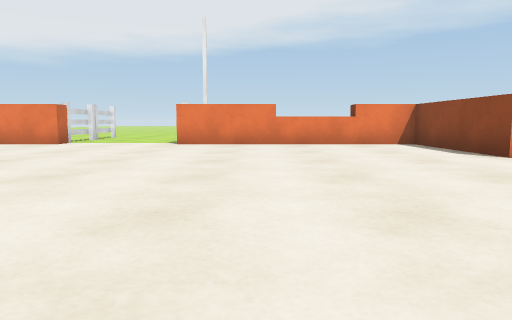
[1] (above)

24 first-person views from a walk through a 3-D level made in the Unity game engine. The camera is 0.57 m above the floor, tilts 6° down and sees 70° across. The floor is counted in squares, 1 m on a side. Each view is taken from the middle of a square. On the plan, view 1 faces up. The plan holds only what a view shows up to about 10 squares ahead; the rest is blank. The place goes on beyond the plan. The player is left out. Some animated figures are not drawn. Surface patterns are stand-ins for the level's own textures.

[2]
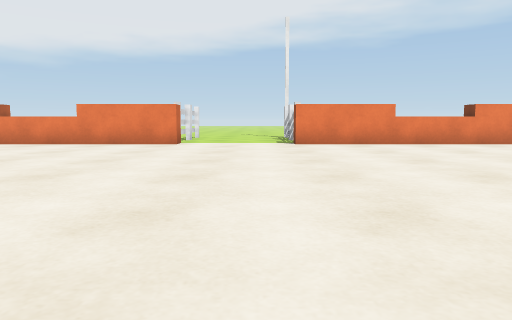

[3]
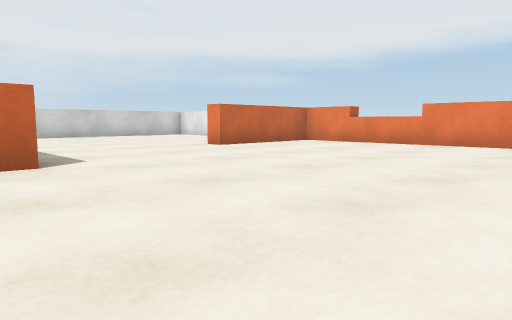

[4]
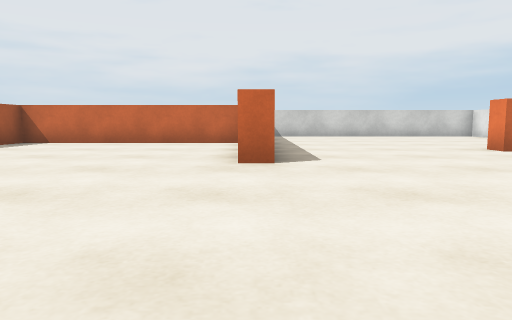

[5]
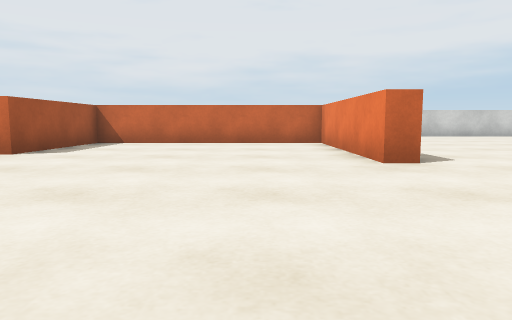

[6]
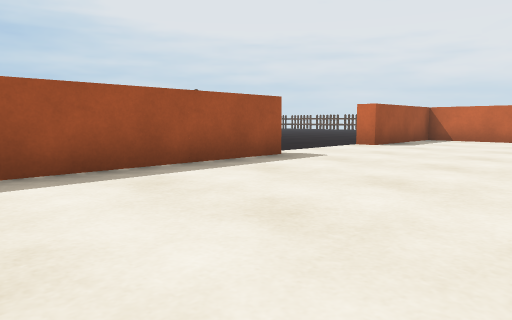

[7]
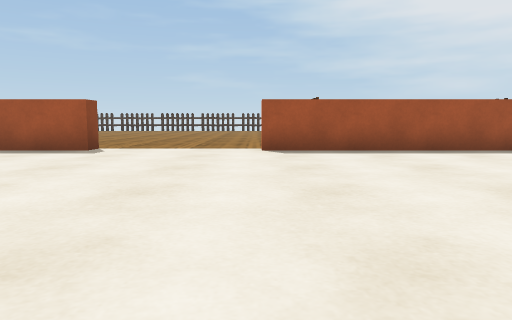

[8]
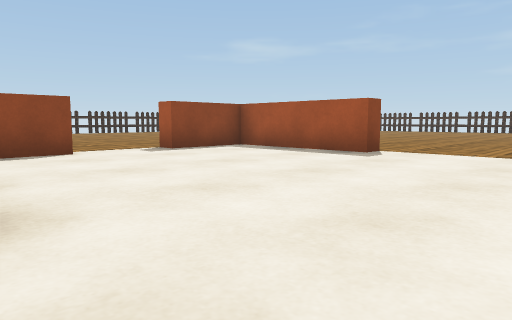

[9]
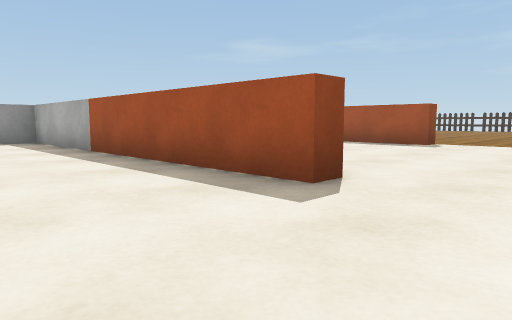

[10]
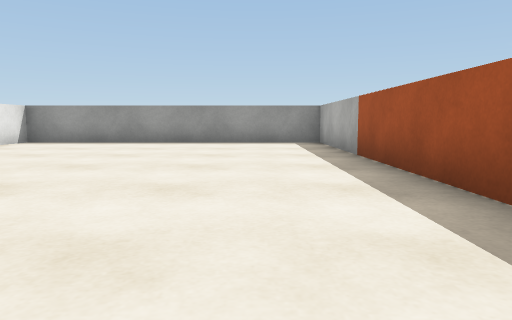

[11]
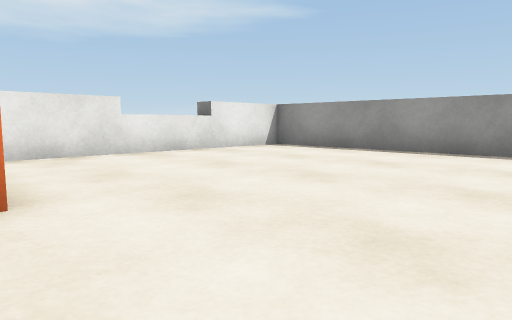

[12]
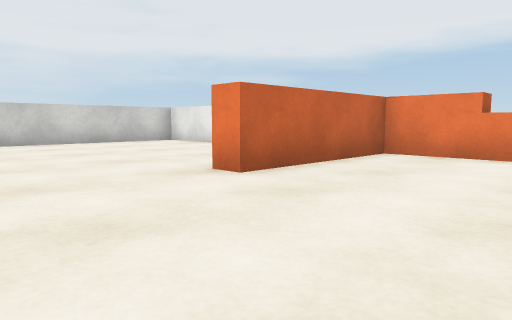

[13]
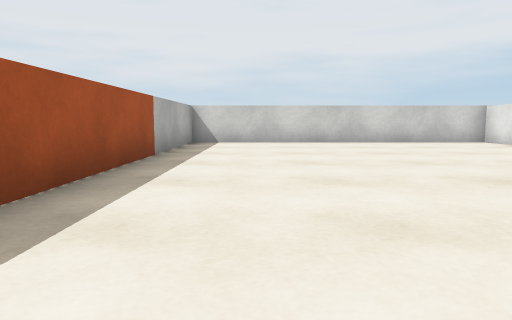

[14]
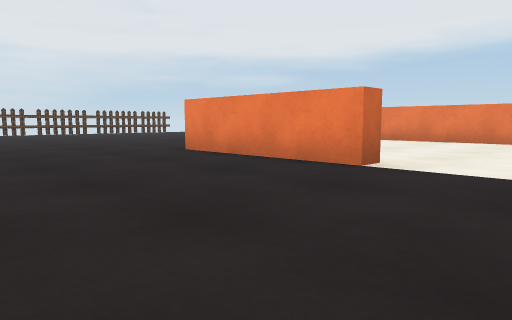

[15]
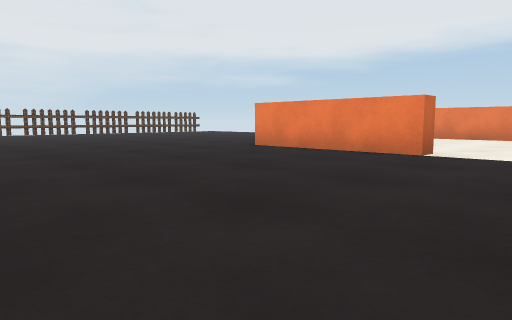

[16]
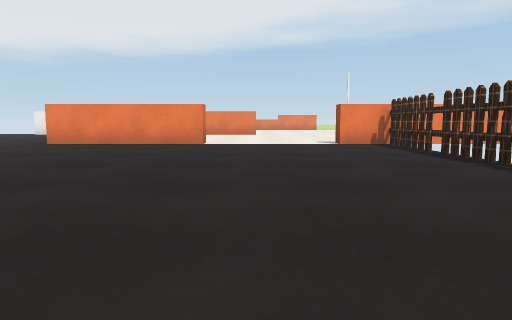

[17]
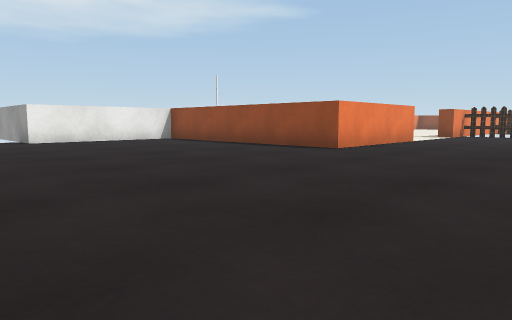

[18]
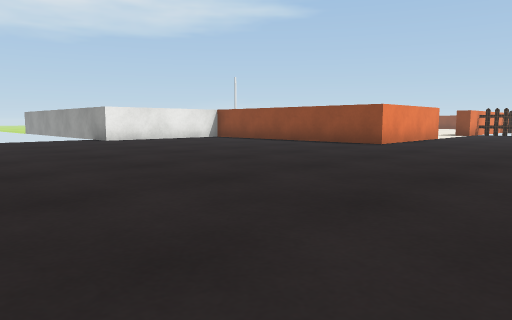

[19]
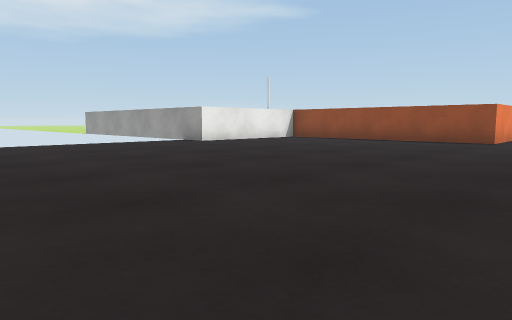

[20]
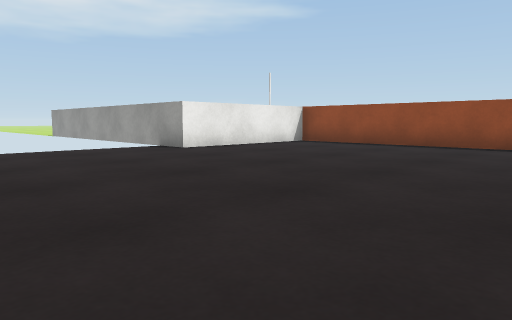

[21]
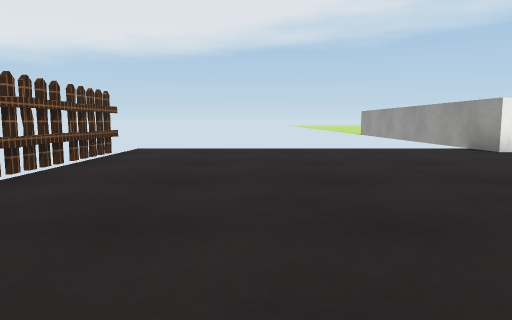

[22]
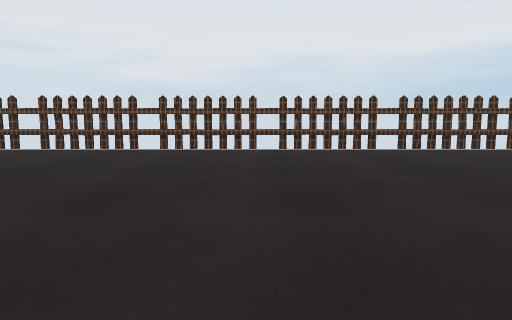

[23]
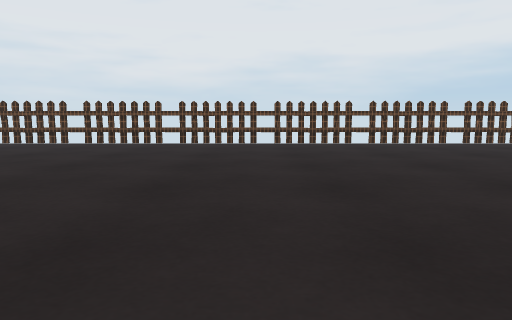

[24]
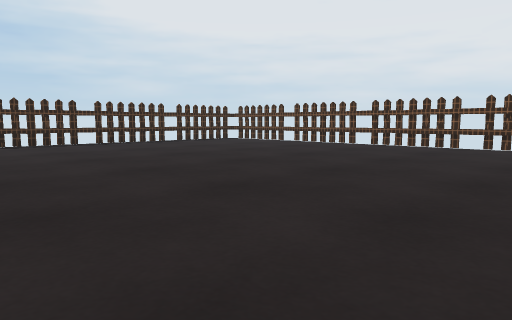

### Floor plan
Points are (right, up) in squares from view 1. A wall is a line through its corners. A room is listed if a view was taken in it or the views show most of it. See-through windows are left out.
Room 1 (views 1, 2, 3, 4, 5, 6, 7, 8, 9, 10, 11, 12, 13, 14, 15, 16, 17, 18, 19, 20, 21, 22, 23, 24)
walls: (-5.7, -7.1) (-5.7, -5.8); (-9, 1.4) (-9, 0.8) (-13.8, 0.8) (-13.8, -5.2) (-10.3, -5.2) (-10.3, -5.7) (-14.3, -5.7) (-14.3, -0.4); (-2.8, -5.7) (-6.9, -5.7) (-6.9, -5.2) (-0.1, -5.2); (-15.5, 0.8) (-18.5, 0.8) (-18.5, 4.1); (2, 0.8) (2, 1.3) (11, 1.3) (11, 9.2) (8.5, 9.2); (3.3, -5.9) (3.3, -5.2) (6.8, -5.2) (6.8, -3.3) (7.4, -3.3); (-9.5, 9.2) (-11, 9.2) (-11, 5.8) (-11.5, 5.8); (-4.9, 9.2) (-8.6, 9.2); (-15.9, 9.2) (-18, 9.2) (-18, 1.3) (-10.4, 1.3); (-25.6, 1) (-25.6, -17.8); (6.8, -1.4) (6.8, -0.1); (0.5, 9.2) (-2, 9.2); (4.5, 5.8) (4, 5.8) (4, 9.2) (1.5, 9.2); (-21.6, -20.7) (-18.6, -20.7); (7.6, 9.2) (5.1, 9.2)
ways out: opening at (-15, 9); opening at (-9, 9); opening at (-3.5, 9); opening at (1, -7.2); opening at (1, 9); opening at (7, -2.5); opening at (8, 9); gap at (-22, -21); gap at (-20, -21)

Where each view was taken, in squares from view 1:
view 1: 0 up, 0 right, facing up
view 2: 0 up, 3 left, facing up
view 3: 0 up, 4 left, facing up-left
view 4: 1 up, 4 left, facing left
view 5: 1 down, 4 left, facing left
view 6: 1 down, 2 left, facing down-left
view 7: 2 up, 0 right, facing down
view 8: 1 up, 0 right, facing down-right
view 9: 4 up, 0 right, facing down-right
view 10: 3 up, 1 right, facing right
view 11: 3 up, 4 right, facing up-right
view 12: 3 up, 8 left, facing up-left
view 13: 3 up, 8 left, facing left
view 14: 10 down, 8 left, facing up-left
view 15: 12 down, 8 left, facing up-left
view 16: 15 down, 9 left, facing up
view 17: 10 down, 21 left, facing up-right
view 18: 10 down, 23 left, facing up-right
view 19: 8 down, 25 left, facing up-right
view 20: 6 down, 23 left, facing up-right
view 21: 6 down, 23 left, facing up
view 22: 6 down, 18 left, facing left
view 23: 11 down, 16 left, facing left
view 24: 11 down, 17 left, facing down-left
